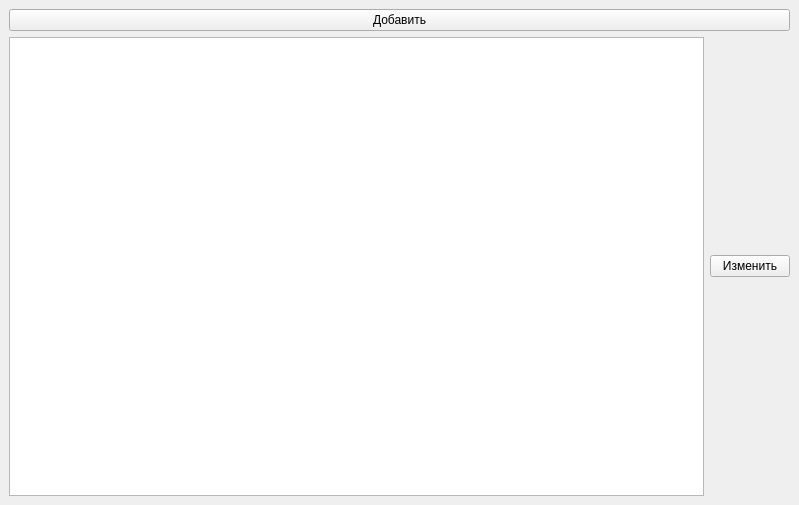
<?xml version="1.0" encoding="UTF-8"?>
<ui version="4.0">
 <class>Espresso</class>
 <widget class="QMainWindow" name="Espresso">
  <property name="geometry">
   <rect>
    <x>0</x>
    <y>0</y>
    <width>799</width>
    <height>505</height>
   </rect>
  </property>
  <property name="windowTitle">
   <string>MainWindow</string>
  </property>
  <widget class="QWidget" name="mainLayout">
   <layout class="QVBoxLayout" name="verticalLayout">
    <item>
     <widget class="QPushButton" name="add">
      <property name="text">
       <string>Добавить</string>
      </property>
     </widget>
    </item>
    <item>
     <layout class="QHBoxLayout" name="horizontalLayout">
      <item>
       <widget class="QTableWidget" name="table"/>
      </item>
      <item>
       <widget class="QPushButton" name="change">
        <property name="text">
         <string>Изменить</string>
        </property>
       </widget>
      </item>
     </layout>
    </item>
   </layout>
  </widget>
 </widget>
 <resources/>
 <connections/>
</ui>
